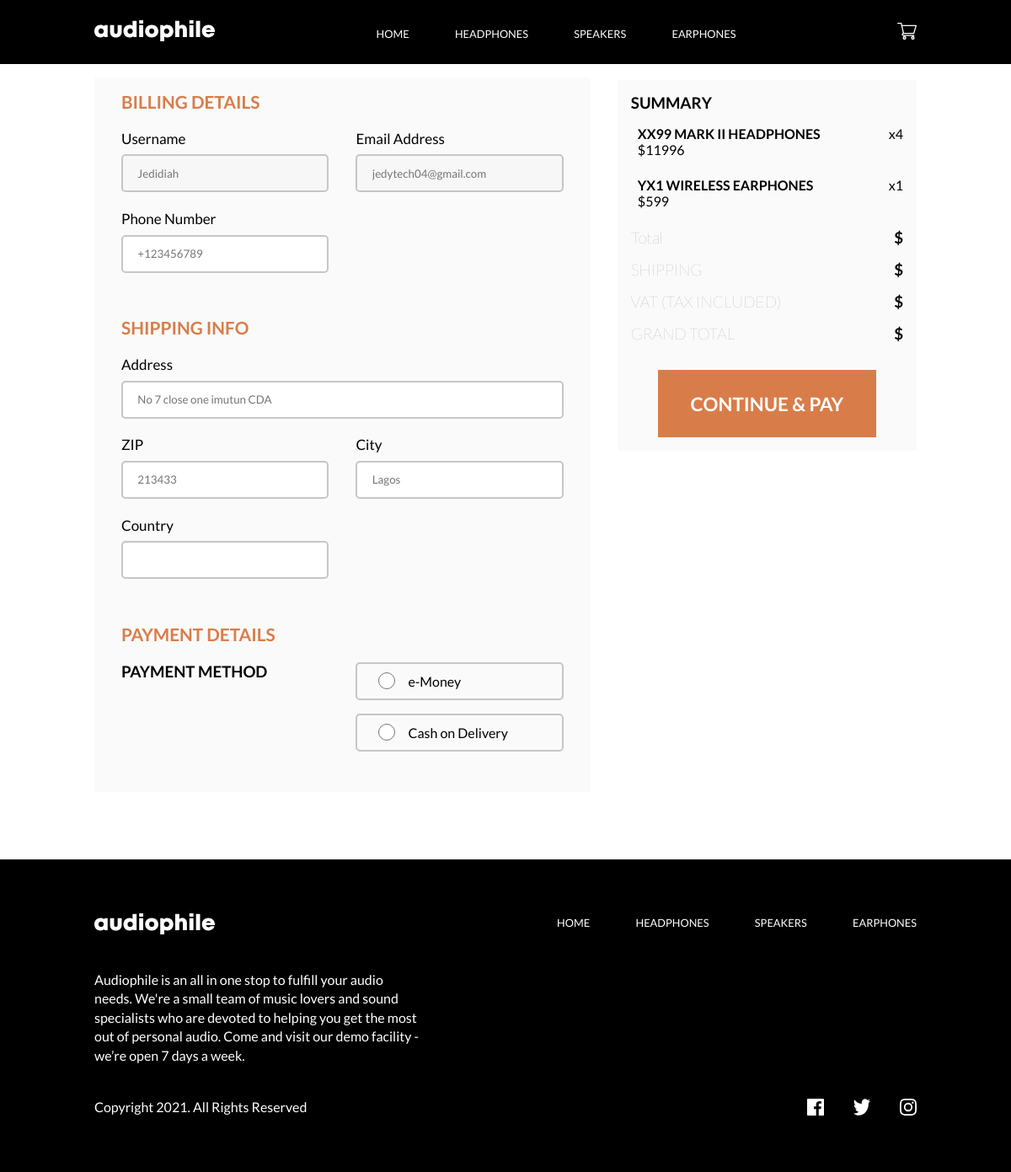
The page /Checkout (signed in) on the database its author committed.
### commerce/models.py (models this page shows, shortened)
class User(AbstractUser):
    Cart = models.ManyToManyField('Product',related_name='cart',blank = True)

class CartItem(models.Model):
    Username = models.ForeignKey('User',on_delete = models.CASCADE,related_name ='usernamecart')
    ProductName = models.ForeignKey('Product',on_delete = models.CASCADE,related_name = 'productcart')
    ProductCount = models.IntegerField(default = 1)
    Final_Price = models.IntegerField(default = 0)

class Product(models.Model):
    Title = models.CharField(max_length = 200)
    Product_Name = models.CharField(max_length = 10000,default='')
    Product_Description = models.CharField(max_length = 10000)
    Product_Features = models.CharField(max_length = 10000)
    Amount = models.IntegerField()
    Product_Image =  models.CharField(max_length = 700000, default='')
    SideImage_1 =  models.CharField(max_length = 700000, default='')
    SideImage_2 =  models.CharField(max_length = 700000, default='')
    SideImage_3 =  models.CharField(max_length = 700000, default='')
    def __str__(self):
        return self.Title

### commerce/views.py (the view)
# urls.py: path('Checkout',audiophile.checkout,name='checkout'),
    def checkout(request):
        cartinfo = CartItem.objects.filter(Username=request.user)
        if cartinfo.count() < 1:
            return HttpResponseRedirect(reverse('index'))
        else:
            if 'removeall' in request.POST:
                CartItem.objects.filter(Username = request.user).delete()
                user_name = User.objects.get(username = request.user)
                user_name.Cart.clear()
        return render (request,'commerce/checkout.html',{'cartinfo':cartinfo})

### commerce/templates/commerce/checkout.html (shortened to what this page needs)
{% load static %}
<!DOCTYPE html>
<html lang="en">
<head>
  <link rel="stylesheet" href="{% static 'commerce/checkout.css' %}">
</head>
<body>
  <div class="container">
    <header>
        <div class="top_nav">
          <div class="top-left">
            <img src="{% static 'commerce/images/shared/logo.svg' %}" alt="">
          </div>
          <div class="top-center">
            <nav>
              <ul>
                <li><a href="{% url 'index' %}">Home</a></li>
                <li><a href="{% url 'headphones' %}">Headphones</a></li>
                <li><a href="{% url 'speaker' %}">Speakers</a></li>
                <li><a href="{% url 'earphones' %}">Earphones</a></li>
              </ul>
            </nav>
          </div>
          <div class="top-right">
            <img style="cursor: pointer;" data-name="{{product.Product_Name}}" id="cartimage" src="{% static 'commerce/images/shared/cart.svg' %}" alt="nothing">
          </div>
        </div>
    </header>
    <main>
      <div class="main_left">
        <div class=" input_section billing">
          <h3 class="form_head">Billing details</h3>
          <div class="towinput">
            <div class="form_tag left">
              <label class="label_tag" for="">Username</label>
              <input disabled type="text" placeholder="{{request.user.username}}">
            </div>
            <div class="form_tag right">
              <label class="label_tag" >Email address</label>
              <input disabled type="email" placeholder="{{request.user.email}}">
            </div>
          </div>
          <div id="phone_div" class="towinput">
            <div class="form_tag">
              <div class="label_div">
                <label class="label_tag" for="">Phone number</label>
              </div>
              <input data-name="phone" class="input_fields userField" type="tel" placeholder="+123456789">
            </div>
          </div>
        </div>
        <div class="input_section shipping">
          <h3 class="form_head">Shipping info</h3>
          <div class="form_tag">
            <div class="label_div">
              <label class="label_tag" for="">Address</label>
            </div>
            <input data-name="address" class="input_fields userField" type="text" placeholder="No 7 close one imutun CDA">
          </div>
          <div class="towinput">
            <div class="form_tag left">
              <div class="label_div">
                <label class="label_tag" for="">ZIP</label>
              </div>
              <input data-name="zip" class="input_fields userField" type="number" placeholder="213433">
            </div>
            <div class="form_tag right">
              <div class="label_div">
                <label class="label_tag" for="">City</label>
              </div>
              <input data-name="city" class="input_fields userField" type="text" placeholder="Lagos">
            </div>
          </div>
          <div id="country_div" class="towinput">
            <div class="form_tag">
              <div class="label_div">
                <label class="label_tag" for="">Country</label>
              </div>
              <input list="countries" class="userField"  >
            </div>
          </div>
        </div>
        <div id="payment" class="input_section payment">
          <h3 class="form_head">Payment details</h3>
          <div style="grid-row-gap: 1em;" class="towinput">
            <div><h3>PAYMENT METHOD</h3></div>
            <div id="radiodiv1" class="radiodiv">
              <input data-name="emoney" id="radioEmoney" class="payment_option" name="paymenttype" type="radio"><label for="">e-Money</label>
            </div>
            <div id="hidden_section">
            </div>
            <div id="radiodiv2" class="radiodiv">
              <input data-name="delivery" id="radiocash" class="payment_option" name="paymenttype" type="radio"><label for="">Cash on Delivery</label>
            </div>
          </div>
        </div>
      </div>
      <div class="main_right">
        <h3>SUMMARY</h3>
        {% for cartinfos in cartinfo %}
          <div id="checkout_display">
            <div>
              <a style="color: black;text-decoration: none" href="{% url 'product' cartinfos.ProductName.Product_Name %}">
                <div style="display: flex">
                  <div id="name_left">
                    <h3 class="amount">{{cartinfos.ProductName.Title}}</h3>
                    <span>${{cartinfos.Final_Price}}</span>
                  </div>
                </div>
              </a>
            </div>
            <p><span>x</span>{{cartinfos.ProductCount}}</p>
          </div>
        {% endfor %}
        <div class="checkout_details" >
          <h3 class="checkout_labels">Total</h3>
          <h3>$</h3>
        </div>
        <div class="checkout_details" >
          <h3 class="checkout_labels">SHIPPING</h3>
          <h3>$</h3>
        </div>
        <div class="checkout_details" >
          <h3 class="checkout_labels">VAT (TAX INCLUDED)</h3>
          <h3>$</h3>
        </div>
        <div class="checkout_details" >
          <h3 class="checkout_labels">GRAND TOTAL</h3>
          <h3>$</h3>
        </div>
        <div id="checkout_end">
          <div>
            <button class="pay" type="submit">
              <div class="text"><p>CONTINUE & PAY</p></div>
              <div id="delivery_van" class="animation">
                  <div class="road">
                  </div>
                  <div class="transport">
                  </div>
              </div>
            </button>
          </div>
        </div>
      </div>
    </main>
    <footer>
      <div id="foot-item-1" class="fooot-item">
        <img src="{% static 'commerce/images/shared/logo.svg' %}">
      </div>
      <div id="foot-item-2" class="foot-item">
        <nav>
          <ul>
            <li><a href="{% url 'index' %}">Home</a></li>
            <li><a href="{% url 'headphones' %}">Headphones</a></li>
            <li><a href="{% url 'speaker' %}">Speakers</a></li>
            <li><a href="{% url 'earphones' %}">Earphones</a></li>
          </ul>
        </nav>
      </div>
      <div id="foot-item-3" class="foot-item">
        <p>Audiophile is an all in one stop to fulfill your audio needs. We're a small team of music lovers and sound specialists who are devoted to helping you get the most out of personal audio. Come and visit our demo facility - we’re open 7 days a week.</p>
      </div>
      <div id="foot-item-4" class="foot-item">
        <p>Copyright 2021. All Rights Reserved</p>
      </div>
      <div id="foot-item-5" class="foot-item">
        <img src="{% static 'commerce/images/shared/icon-facebook.svg'%}" alt="">
        <img src="{% static 'commerce/images/shared/icon-twitter.svg'%}" alt="">
        <img src="{% static 'commerce/images/shared/icon-instagram.svg'%}" alt="">
      </div>
    </footer>
  </div>
</body>
</html>

### commerce/static/commerce/checkout.css (style rules this page uses)
* { margin: 0; padding: 0; box-sizing: border-box; font-family: 'Lato', sans-serif; }
button { outline: none }
.container,main { position: relative; height: 100%; }
header .top_nav { background: #000; display: flex; justify-content: space-between; align-items: center; padding: 1.5em 7em }
header .top-left, header .top-right { cursor: pointer; }
header .top-center nav ul { list-style-type: none; }
header .top-center nav ul li { display: inline-flex; margin-left: 2em; margin-right: 2em; font-size: 0.8rem }
header .top-center nav ul li a { color: #fff; text-decoration: none; text-transform: uppercase; }
main { display: grid; grid-template-columns: 2fr 1fr; grid-column-gap: 2em; padding: 1em 7em; align-items: baseline }
main div { background: #fafafa; }
main .main_right { padding:1em }
main .main_right #checkout_display { display: flex; justify-content: space-between; margin-top: 1em; }
main .main_right #checkout_display a { color: black; text-decoration: none; }
main .main_right #checkout_display a #name_left { margin-left: 0.5em }
main .main_right #checkout_display a h3 { font-size: 1rem; }
main .main_right .checkout_details { display: flex; justify-content: space-between; margin-top: 1em }
main .main_right .checkout_details .checkout_labels { font-weight: 200; color: #8b8b8b }
main .main_right #checkout_end { width: 80%; margin: 0 auto; margin-top: 2em; }
main .main_right #checkout_end div { background: #d87d4a; }
main .main_right #checkout_end div button { width: 100%; height: 80px; border: none; background: #d87d4a; display: flex; justify-content: center; align-items: center; cursor: pointer; position: relative; overflow: hidden; transition: 0.5s linear; animation: resizebtn 0.5s; animation-play-state: paused; }
main .main_right #checkout_end div button .text { transition: all 0.5s ease-out; height: 100%; width: 100%; display: flex; justify-content: center; align-items: center; z-index: 4; position: absolute; text-transform: capitalize; background: transparent; }
main .main_right #checkout_end div button .text p { font-size: 1.4rem; font-weight: bold; text-transform: uppercase; color: white; }
main .main_right #checkout_end div button .animation { width: 100%; height: 100%; overflow: hidden; z-index: 2; background: transparent; }
main .main_right #checkout_end div button .animation .road { position: absolute; z-index: 3 ; width: 100%; height: 100%; border-radius: 100px; display: flex; overflow: hidden; transition: 1s ease-out; }
main .main_right #checkout_end div button .animation .transport { display: flex; justify-content: space-between; width: 100%; height: 100%; border-radius: 100px; padding: 0em 5em; z-index: 4; background-color: transparent; }
main .main_left { padding:1em 2em }
main .main_left .input_section { margin-bottom: 2em }
main .main_left .form_head { font-size: 1.3rem; color: #d87d4a; margin-bottom: 1em; text-transform: uppercase }
main .main_left .label_tag { color: black; font-size:17px; display: block; text-transform: capitalize; margin-bottom: 0.5em }
main .main_left .form_tag { margin-bottom: 1.3em }
main .main_left .label_div { display: flex; justify-content: space-between }
main .main_left input { height:45px; width: 100%; border-radius: 5px; border: 2px solid #c7c6c6;; padding-left: 1.3em }
main .main_left .towinput { display: grid; grid-template-columns: 1fr 1fr; grid-column-gap: 2em; }
main .main_left .radiodiv { height:45px; width: 100%; border-radius: 5px; border: 2px solid #c7c6c6; display: flex; align-items: center; padding-left: 20px }
main .main_left input[type="radio"] { height:20px; width: 30px; }
main .main_left .payment label { margin-left: 10px }
footer { padding: 4em 7em; background: #000000; display: grid; grid-template-columns: 1fr 1fr; grid-row-gap: 2.5em; margin-top: 4em }
footer .foot-item nav ul { list-style-type: none; }
footer .foot-item nav ul li { display: inline-flex; margin-left: 4em; margin-right: 0em; font-size: 0.8rem }
footer .foot-item nav ul li a { color: #ffffff; text-decoration: none; text-transform: uppercase }
footer .foot-item p { color: #ffffff; }
footer #foot-item-3 p { width: 40%; line-height: 1.4em }
footer #foot-item-3 { grid-column: 1/3 }
footer #foot-item-2 { justify-content: flex-end; justify-self: flex-end; justify-items: flex-end }
footer #foot-item-5 { justify-content: flex-end; justify-self: flex-end; justify-items: flex-end }
footer #foot-item-5 img { margin-left: 2em; height: 20px; width: 20px }

### rows shown on the page
User: user.username "Jedidiah", user.email "jedytech04@gmail.com"
CartItem: ProductName.Title "XX99 MARK II HEADPHONES", Final_Price "11996", ProductCount "4"
CartItem: ProductName.Title "YX1 WIRELESS EARPHONES", Final_Price "599", ProductCount "1"
